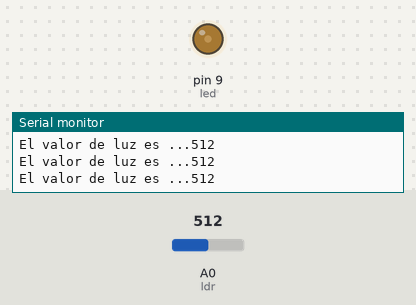
A sketch run on a simulated Arduino Uno, built with avr-gcc and run on an emulated ATmega328P. On the bench: output pins drawn as LEDs (lit = HIGH), the last lines printed to the serial monitor. Inputs (shaded band) come from the test bench; at power-on: A0 (ldr) = 512.

Above: at 1.2 s.
1.3 s: A0 (ldr) set to 502
At 2.5 s:
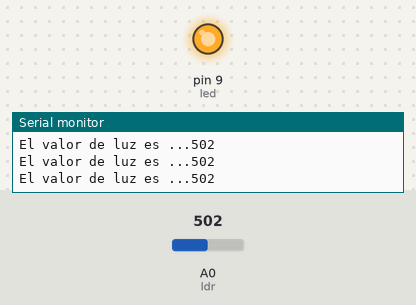
2.9 s: A0 (ldr) set to 522
At 4.0 s:
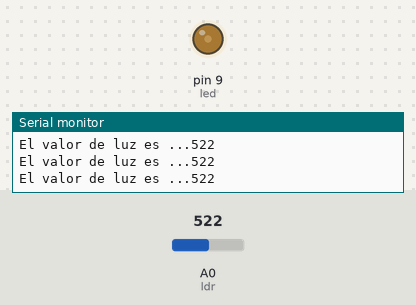
4.5 s: A0 (ldr) set to 511
At 5.5 s:
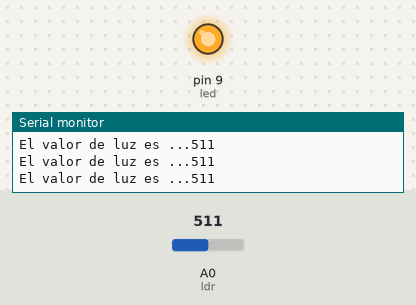
Timing chart, 0 to 7.5 s (numbered marks = the images above; inputs shaded):
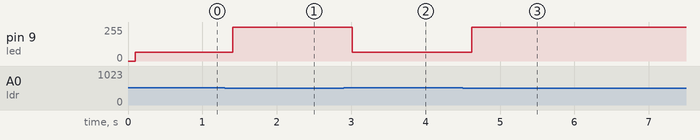

The sketch:

LDR_.ino
```cpp
int led=9;
int ldr=0;
int luz=0;
void setup(){
pinMode(9,OUTPUT);
Serial.begin(9600);
}
void monitoriza(){
Serial.print("El valor de luz es ...");
Serial.println(luz);
delay(100);
}
void loop(){
luz=analogRead(ldr);
monitoriza();
if(luz<512 && luz>=0){
analogWrite(led,255);
}
if(luz>=512 && luz<=1024) {
analogWrite(led,64);
}
}
```

Measured:
- the behaviour switches between 512 and 511 on A0 (ldr) (found by bisection; images 0 and 1)
- after the input at 1.3 s, pin 9 (led): 64/255 → 255/255 after 0.11 s
- after the input at 2.9 s, pin 9 (led): 255/255 → 64/255 after 0.11 s
- after the input at 4.5 s, pin 9 (led): 64/255 → 255/255 after 0.12 s
